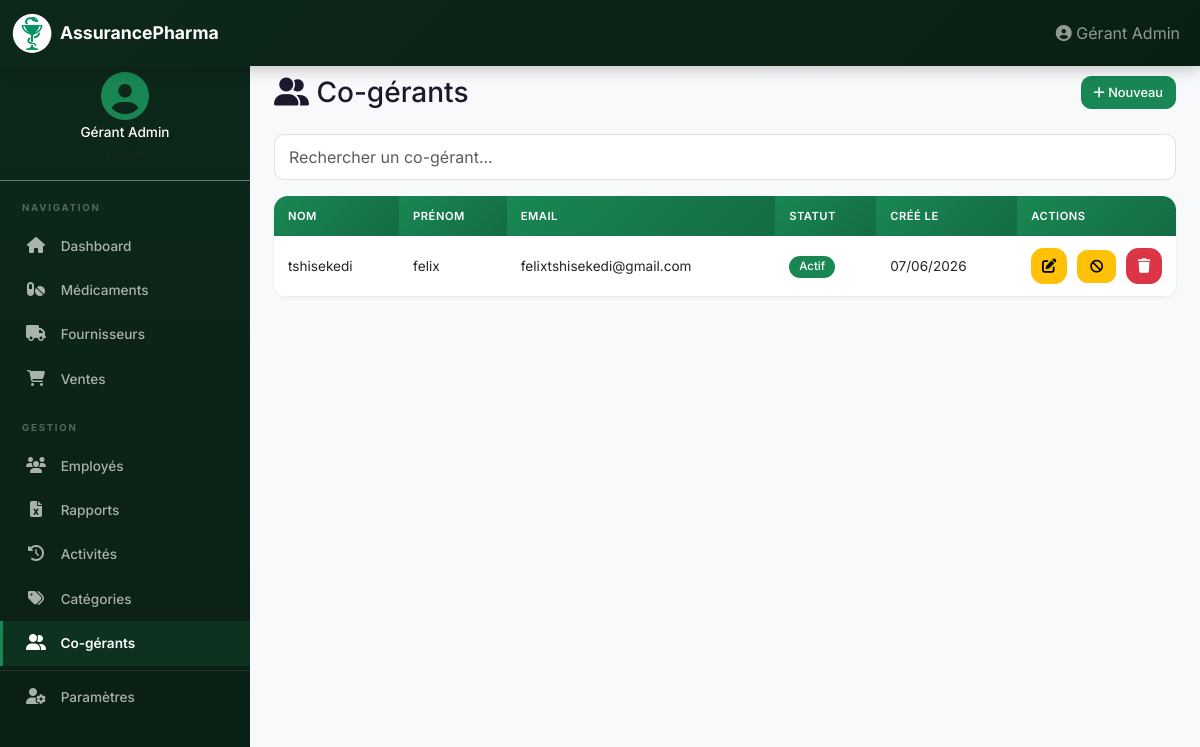
Screenshot of /co-gerants (signed in) with the database file from the repository.
### app/models/__init__.py (models this page shows, shortened)
class User(UserMixin, db.Model):
    __tablename__ = 'users'
    id = db.Column(db.Integer, primary_key=True)
    email = db.Column(db.String(120), unique=True, nullable=False, index=True)
    nom = db.Column(db.String(100), nullable=False)
    prenom = db.Column(db.String(100), nullable=False)
    password_hash = db.Column(db.String(200), nullable=False)
    role = db.Column(db.String(20), default='gerant', nullable=False)
    actif = db.Column(db.Boolean, default=True)
    created_at = db.Column(db.DateTime, default=datetime.utcnow)
    parent_id = db.Column(db.Integer, db.ForeignKey('users.id'))
    medicines = db.relationship('Medicine', backref='gerant', lazy=True)
    suppliers = db.relationship('Supplier', backref='gerant', lazy=True)
    employees = db.relationship('Employee', backref='gerant', lazy=True)
    activities = db.relationship('Activity', backref='user', lazy=True)
    categories = db.relationship('Category', backref='gerant', lazy=True)
    photo = db.Column(db.String(255))

### app/routes/auth.py (the view)
@auth_bp.route('/co-gerants')
@login_required
def list_co_gerants():
    if not hasattr(current_user, 'role') or current_user.role != 'gerant':
        flash('Accès réservé au gérant principal.', 'danger')
        return redirect(url_for('dashboard.index'))
    co_gerants = User.query.filter_by(parent_id=current_user.id, role='co-gerant').all()
    return render_template('auth/co_gerants.html', co_gerants=co_gerants)

### app/models/__init__.py (called while the page is built)
@login_manager.user_loader
def load_user(user_id):
    if user_id.startswith('E'):
        return Employee.query.get(int(user_id[1:]))
    return User.query.get(int(user_id))

### app/templates/auth/co_gerants.html (shortened to what this page needs)
{% extends "base.html" %}
{% block content %}
<div class="fade-in">
  <div class="d-flex justify-content-between align-items-center mb-4">
    <h1 class="h3 mb-0"><i class="fas fa-user-friends"></i> Co-gérants</h1>
    <a href="{{ url_for('auth.create_co_gerant') }}" class="btn btn-success btn-sm"><i class="fas fa-plus"></i> Nouveau</a>
  </div>
  <div class="mb-3">
    <input type="text" id="searchInput" class="form-control form-control-sm" placeholder="Rechercher un co-gérant..." oninput="filterTable(this.value)">
  </div>
  <div class="card">
    <div class="card-body p-0">
      <div class="table-responsive">
        <table class="table table-hover mb-0">
          <thead>
            <tr>
              <th>Nom</th>
              <th>Prénom</th>
              <th>Email</th>
              <th>Statut</th>
              <th>Créé le</th>
              <th style="width:80px">Actions</th>
            </tr>
          </thead>
          <tbody>
            {% for co in co_gerants %}
            <tr>
              <td>{{ co.nom }}</td>
              <td>{{ co.prenom }}</td>
              <td>{{ co.email }}</td>
              <td>
                {% if co.actif %}
                <span class="badge bg-success">Actif</span>
                {% else %}
                <span class="badge bg-danger">Inactif</span>
                {% endif %}
              </td>
              <td>{{ co.created_at.strftime('%d/%m/%Y') }}</td>
              <td>
                <div class="action-group">
                  <a href="{{ url_for('auth.edit_co_gerant', id=co.id) }}" class="btn btn-warning btn-action" title="Modifier"><i class="fas fa-edit"></i></a>
                  <form method="POST" action="{{ url_for('auth.toggle_co_gerant', id=co.id) }}" onsubmit="return confirm('{{ "Désactiver" if co.actif else "Activer" }} ce co-gérant ?')">
                  <button type="submit" class="btn btn-sm btn-{{ 'warning' if co.actif else 'success' }}" title="{{ 'Désactiver' if co.actif else 'Activer' }}">
                    <i class="fas fa-{{ 'ban' if co.actif else 'check' }}"></i>
                  </button>
                </form>
                  <form method="POST" action="{{ url_for('auth.delete_co_gerant', id=co.id) }}" class="d-inline" onsubmit="return confirm('Supprimer définitivement {{ co.prenom }} {{ co.nom }} ?')">
                    <button type="submit" class="btn btn-danger btn-action" title="Supprimer"><i class="fas fa-trash"></i></button>
                  </form>
                </div>
              </td>
            </tr>
            {% else %}
            <tr>
              <td colspan="6" class="text-center text-muted py-4">Aucun co-gérant.</td>
            </tr>
            {% endfor %}
          </tbody>
      </table>
    </div>
  </div>
</div>
{% endblock %}

### app/templates/base.html (shortened to what this page needs)
<!doctype html>
<html lang="fr">
  <head>
    <link href="https://cdn.jsdelivr.net/npm/bootstrap@5.3.0/dist/css/bootstrap.min.css" rel="stylesheet" />
    <link rel="stylesheet" href="https://cdnjs.cloudflare.com/ajax/libs/font-awesome/6.5.0/css/all.min.css" />
    <link rel="stylesheet" href="{{ url_for('static', filename='css/style.css') }}" />
  </head>
  <body>
    <nav class="navbar navbar-expand-lg navbar-dark bg-primary fixed-top">
      <div class="container-fluid">
        <span class="navbar-brand">
          <img src="{{ url_for('static', filename='icons/Coupe_Hygie2.png') }}" alt="Logo" class="logo-img">
          <span class="brand-text">AssurancePharma</span>
        </span>
        <div class="collapse navbar-collapse" id="navbarNav">
          <ul class="navbar-nav ms-auto align-items-center">
            {% if current_user.is_authenticated %}
            <li class="nav-item">
              <span class="nav-link" style="cursor:default">
                <i class="fas fa-user-circle"></i>
                <span class="d-none d-md-inline">{{ current_user.prenom }} {{ current_user.nom }}</span>
              </span>
            </li>
            {% endif %}
          </ul>
        </div>
      </div>
    </nav>
    {% if current_user.is_authenticated %}
    <div class="app-layout">
      <div class="sidebar desktop-only">
        <div class="sidebar-user text-center py-3 border-bottom border-secondary">
          {% if current_user.photo %}
          <img src="{{ url_for('static', filename='uploads/' + current_user.photo) }}" alt="Photo" class="rounded-circle mb-1" style="width:50px;height:50px;object-fit:cover;border:2px solid var(--primary);">
          {% else %}
          <i class="fas fa-user-circle fa-3x mb-1" style="color:var(--primary);"></i>
          {% endif %}
          <h6 class="text-white mb-0" style="font-size:0.85rem;">{{ current_user.prenom }} {{ current_user.nom }}</h6>
          <small class="text-muted" style="font-size:0.7rem;">
          </small>
        </div>
        <div class="sidebar-section">Navigation</div>
        {% if current_user.role is defined and current_user.role in ('gerant', 'co-gerant') %}
        <a class="nav-link {% if request.endpoint == 'dashboard.index' %}active{% endif %}" href="{{ url_for('dashboard.index') }}"><i class="fas fa-home"></i> Dashboard</a>
        <a class="nav-link {% if request.endpoint and request.endpoint.startswith('medicines.') %}active{% endif %}" href="{{ url_for('medicines.list_medicines') }}"><i class="fas fa-pills"></i> Médicaments</a>
        <a class="nav-link {% if request.endpoint and request.endpoint.startswith('suppliers.') %}active{% endif %}" href="{{ url_for('suppliers.list_suppliers') }}"><i class="fas fa-truck"></i> Fournisseurs</a>
        <a class="nav-link {% if request.endpoint and request.endpoint.startswith('sales.') %}active{% endif %}" href="{{ url_for('sales.list_sales') }}"><i class="fas fa-shopping-cart"></i> Ventes</a>
        <div class="sidebar-section">Gestion</div>
        <a class="nav-link {% if request.endpoint and request.endpoint.startswith('employees.') %}active{% endif %}" href="{{ url_for('employees.list_employees') }}"><i class="fas fa-users"></i> Employés</a>
        <a class="nav-link {% if request.endpoint and request.endpoint.startswith('reports.') %}active{% endif %}" href="{{ url_for('reports.index') }}"><i class="fas fa-file-excel"></i> Rapports</a>
        <a class="nav-link {% if request.endpoint and request.endpoint.startswith('activities.') %}active{% endif %}" href="{{ url_for('activities.list_activities') }}"><i class="fas fa-history"></i> Activités</a>
        <a class="nav-link {% if request.endpoint and request.endpoint.startswith('categories.') %}active{% endif %}" href="{{ url_for('categories.list_categories') }}"><i class="fas fa-tags"></i> Catégories</a>
        {% if current_user.role == 'gerant' %}
        <a class="nav-link {% if request.endpoint and 'co_gerant' in request.endpoint %}active{% endif %}" href="{{ url_for('auth.list_co_gerants') }}"><i class="fas fa-user-friends"></i> Co-gérants</a>
        {% endif %}
        <hr class="border-secondary my-1">
        <a class="nav-link {% if request.endpoint == 'auth.profil' %}active{% endif %}" href="{{ url_for('auth.profil') }}"><i class="fas fa-user-cog"></i> Paramètres</a>
        {% endif %}
      </div>
      <div class="main-content">
    {% else %}
    <div class="container-fluid px-0">
    {% endif %}
      {% block content %}{% endblock %}
    {% if current_user.is_authenticated %}
      </div>
    </div>
    {% else %}
    </div>
    {% endif %}
  </body>
</html>

### app/static/css/style.css (style rules this page uses)
:root { --primary: #198754; --primary-dark: #146c43; --primary-light: #d1e7dd; --primary-glow: rgba(25, 135, 84, 0.15); --secondary: #6c757d; --success: #198754; --warning: #ffc107; --danger: #dc3545; --info: #0dcaf0; --dark: #1a1a2e; --gray-100: #f8f9fa; --gray-200: #e9ecef; --gray-300: #dee2e6; --gray-600: #6c757d; --sidebar-width: 250px; --nav-height: 56px; --radius: 14px; --radius-sm: 10px; --shadow: 0 1px 4px rgba(0,0,0,0.06); --shadow-lg: 0 4px 20px rgba(0,0,0,0.1); }
* { box-sizing: border-box; }
body { padding-top: var(--nav-height); font-family: "Inter", "Segoe UI", Tahoma, Geneva, Verdana, sans-serif; background-color: var(--gray-100); color: var(--dark); min-height: 100vh; -webkit-font-smoothing: antialiased; }
.brand-text { font-weight: 700; font-size: 1.1rem; }
.logo-img { width: 40px; height: 40px; border-radius: 50%; object-fit: contain; margin-right: 8px; vertical-align: middle; }
.logo-img { width: 40px; height: 40px; border-radius:50%; object-fit: contain; margin-right: 8px; vertical-align: middle; }
.app-layout { display: flex; min-height: calc(100vh - var(--nav-height)); background: var(--gray-100); }
.sidebar { width: var(--sidebar-width); background: linear-gradient(180deg, #0d281a 0%, #0a1f13 100%); flex-shrink: 0; padding-top: 0; position: sticky; top: var(--nav-height); height: calc(100vh - var(--nav-height)); overflow-y: auto; z-index: 100; }
.sidebar .nav-link { color: rgba(255, 255, 255, 0.65); padding: 12px 22px; border-radius: 0; transition: all 0.2s; border-left: 3px solid transparent; font-size: 0.85rem; font-weight: 500; }
.sidebar .nav-link.active { color: white; background: rgba(25, 135, 84, 0.18); border-left-color: var(--primary); font-weight: 600; }
.sidebar .nav-link i { width: 22px; margin-right: 10px; text-align: center; font-size: 1rem; }
.sidebar .sidebar-section { color: rgba(255,255,255,0.3); font-size: 0.6rem; text-transform: uppercase; letter-spacing: 1.8px; padding: 20px 22px 8px; font-weight: 700; }
.sidebar-user { padding: 18px 20px 14px; }
.main-content { flex: 1; padding: 20px 24px; overflow-x: hidden; width: 100%; }
.navbar-dark.bg-primary { background: linear-gradient(135deg, #0d281a 0%, #0a1f13 100%) !important; box-shadow: 0 2px 16px rgba(0, 0, 0, 0.25); }
.navbar-brand { font-weight: 700; display: flex; align-items: center; }
.card { border: none; border-radius: var(--radius); box-shadow: var(--shadow); transition: box-shadow 0.3s, transform 0.2s; margin-bottom: 1rem; overflow: hidden; }
.card-body { padding: 18px; }
.btn { border-radius: 10px; font-weight: 500; padding: 10px 18px; font-size: 0.88rem; transition: all 0.2s; }
.btn-sm { padding: 6px 12px; font-size: 0.8rem; }
.btn-action { width: 36px; height: 36px; border-radius: 12px !important; padding: 0 !important; display: inline-flex; align-items: center; justify-content: center; font-size: 0.85rem; }
.btn-action i { font-size: 0.9rem; }
.action-group { display: flex; gap: 10px; align-items: center; }
.btn-success { background-color: var(--primary); border-color: var(--primary); }
.form-control, .form-select { border-radius: var(--radius-sm); border: 1px solid var(--gray-300); padding: 10px 14px; font-size: 16px; transition: border-color 0.2s, box-shadow 0.2s; }
.table { background: white; margin-bottom: 0; font-size: 0.85rem; }
.table thead th { background: linear-gradient(135deg, var(--primary) 0%, var(--primary-dark) 100%); color: white; border: none; padding: 12px 14px; font-weight: 600; font-size: 0.7rem; text-transform: uppercase; letter-spacing: 0.5px; white-space: nowrap; position: sticky; top: 0; z-index: 2; }
.table tbody td { padding: 12px 14px; border-color: var(--gray-200); vertical-align: middle; }
.table tbody tr { transition: background 0.15s; }
.badge { padding: 5px 10px; border-radius: 20px; font-weight: 500; font-size: 0.72rem; }
.fade-in { animation: fadeIn 0.3s ease-out; }
.bg-primary { background-color: var(--primary) !important; }

### rows the page displays
User: prenom "Gérant", nom "Admin"
User: nom "tshisekedi", prenom "felix", email "felixtshisekedi@gmail.com", actif "Actif", created_at "07/06/2026"
